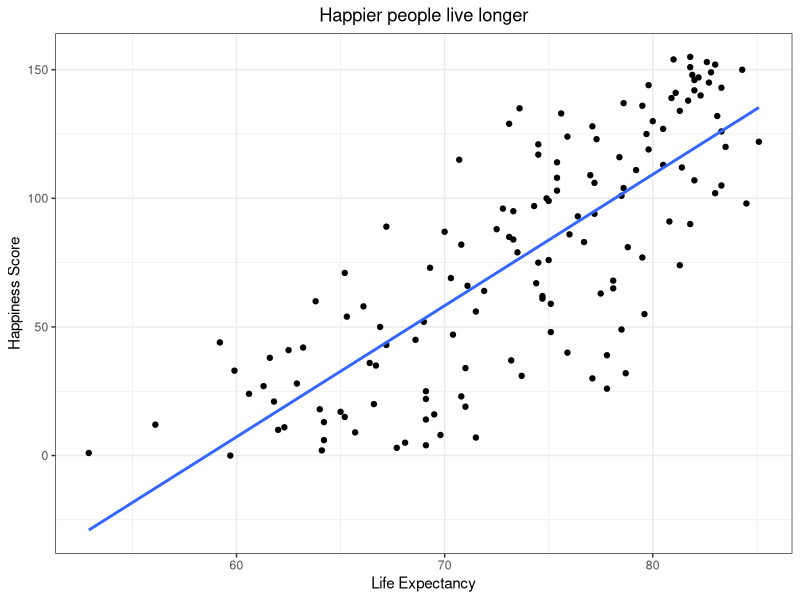
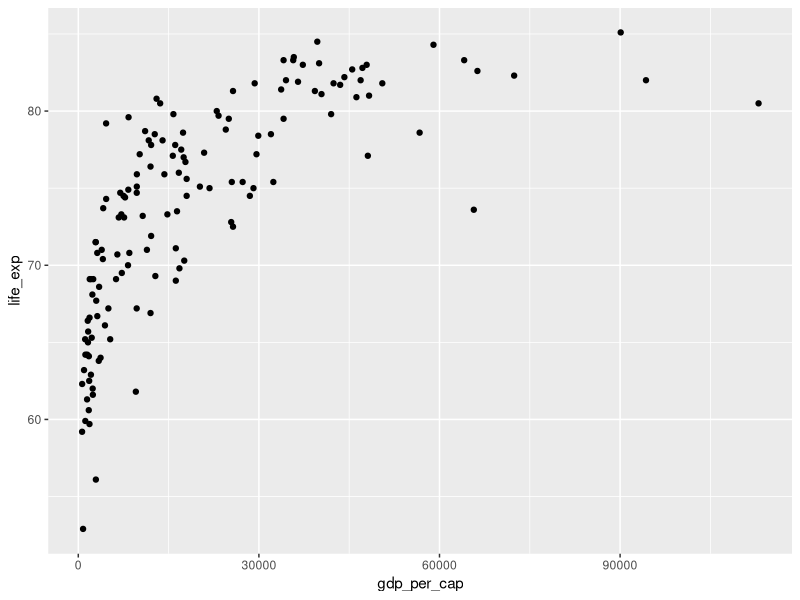
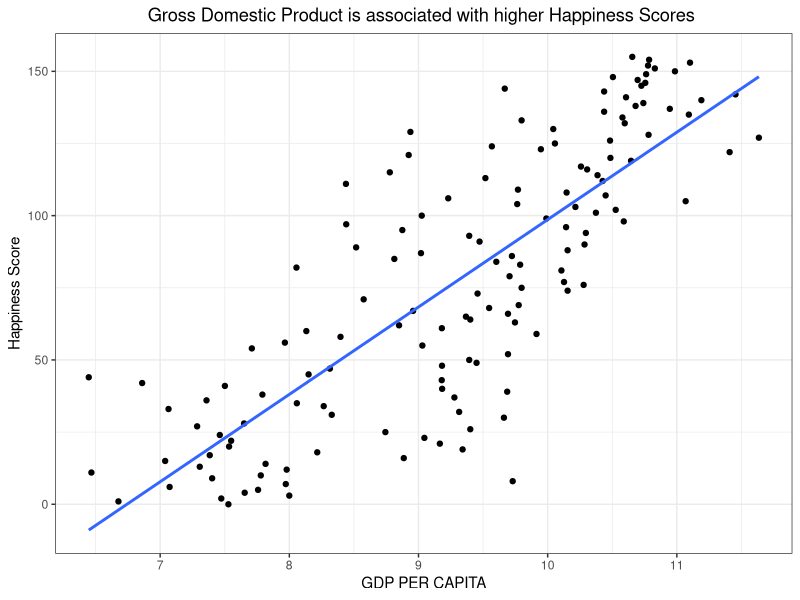

These figures' R source, in order:
# Load the necessary package(s)
library(tidyverse)

# Load the necessary dataset(s)
world_happiness <- read_csv("Data/world_happiness.csv")

# ************************* Correlation ************************

# Correlations are relationships between numeric variables
# Most commonly used method is the Pearson product-moment correlation (r)
# The correlation coefficient is a numeric way of examining a relationship
# This number ranges between -1 and 1. The magnitude is strength and the + or -
# is the direction of the relationship


# We can visualize the correlations using geom_point(), 
# We can also add a trendline using geom_smooth with arguments method = 'lm' &
# se = 'FALSE'

# We can compute the correlation coefficient using the cor() function, if there
# are missing values, cor() function will return NA. To omit missing values 
# input the 'use' argument into the function, cor(use = "pairwise.complete.obs")


## Create a scatterplot of happiness_score vs. life_exp from world_happiness
ggplot(world_happiness, aes(x = life_exp, y = happiness_score)) +
  geom_point() +
  # Add a linear trendline to scatterplot
  geom_smooth(method = "lm", se = FALSE) + 
  theme_bw() +
  labs(x = "Life Expectancy",
       y = "Happiness Score",
       title = "Happier people live longer") +
  theme(plot.title = element_text(hjust = 0.5))

## Calculate the correlation between life_exp and happiness_score
cor(world_happiness$life_exp, world_happiness$happiness_score)


# Correlation does not imply causation, x does not necessarily cause y, even if
# they are correlated, sometimes there are confounders to consider

# Scatterplot of gdp_per_cap and life_exp
ggplot(world_happiness, aes(x = gdp_per_cap, y = life_exp)) +
  geom_point()
# Calculate the correlation between gdp_per_cap and life_exp
cor(world_happiness$gdp_per_cap,
    world_happiness$life_exp)

# Although the correlation coefficient is 70%, it is not the best way to measure
# the relationship because the relationship is not linear, the variables are
# skewed, a transformation will be needed, for this lest use happiness_score
# instead of life_exp

# Create log_gdp_per_cap column
world_happiness <- world_happiness %>%
  mutate(log_gdp_per_cap = log(gdp_per_cap))

# Scatterplot of happiness_score vs. log_gdp_per_cap
ggplot(world_happiness, aes(x = log_gdp_per_cap, y = happiness_score)) +
  geom_point() +
  # Add a linear trendline to scatterplot
  geom_smooth(method = "lm", se = FALSE) + 
  theme_bw() +
  labs(x = "GDP PER CAPITA",
       y = "Happiness Score",
       title = "Gross Domestic Product is associated with higher Happiness Scores ") +
  theme(plot.title = element_text(hjust = 0.5))

# Calculate correlation
cor(world_happiness$log_gdp_per_cap, world_happiness$happiness_score)


